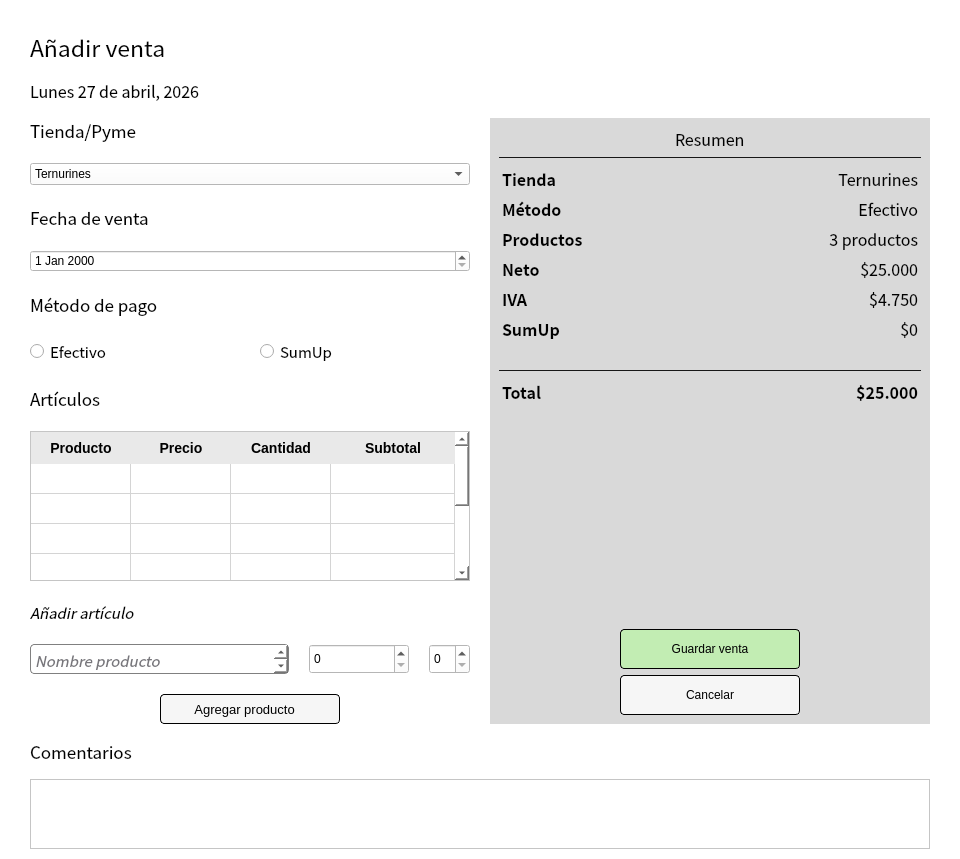
<?xml version="1.0" encoding="UTF-8"?>
<ui version="4.0">
 <class>Form</class>
 <widget class="QWidget" name="Form">
  <property name="geometry">
   <rect>
    <x>0</x>
    <y>0</y>
    <width>960</width>
    <height>829</height>
   </rect>
  </property>
  <property name="sizePolicy">
   <sizepolicy hsizetype="Preferred" vsizetype="Preferred">
    <horstretch>0</horstretch>
    <verstretch>0</verstretch>
   </sizepolicy>
  </property>
  <property name="windowTitle">
   <string>Form</string>
  </property>
  <property name="styleSheet">
   <string notr="true">background-color:white;</string>
  </property>
  <layout class="QVBoxLayout" name="verticalLayout_7">
   <property name="spacing">
    <number>15</number>
   </property>
   <property name="leftMargin">
    <number>30</number>
   </property>
   <property name="topMargin">
    <number>30</number>
   </property>
   <property name="rightMargin">
    <number>30</number>
   </property>
   <property name="bottomMargin">
    <number>10</number>
   </property>
   <item>
    <layout class="QVBoxLayout" name="verticalLayout_3">
     <property name="leftMargin">
      <number>0</number>
     </property>
     <item>
      <widget class="QLabel" name="label_10">
       <property name="maximumSize">
        <size>
         <width>16777215</width>
         <height>50</height>
        </size>
       </property>
       <property name="font">
        <font>
         <family>Noto Sans CJK TC</family>
         <pointsize>17</pointsize>
        </font>
       </property>
       <property name="text">
        <string>Añadir venta</string>
       </property>
      </widget>
     </item>
     <item alignment="Qt::AlignTop">
      <widget class="QLabel" name="label_2">
       <property name="maximumSize">
        <size>
         <width>16777215</width>
         <height>30</height>
        </size>
       </property>
       <property name="font">
        <font>
         <family>Noto Sans CJK TC</family>
         <pointsize>12</pointsize>
        </font>
       </property>
       <property name="text">
        <string>Lunes 27 de abril, 2026</string>
       </property>
      </widget>
     </item>
    </layout>
   </item>
   <item>
    <layout class="QHBoxLayout" name="horizontalLayout_4">
     <property name="spacing">
      <number>20</number>
     </property>
     <item>
      <layout class="QVBoxLayout" name="verticalLayout">
       <item>
        <widget class="QLabel" name="label_19">
         <property name="maximumSize">
          <size>
           <width>16777215</width>
           <height>30</height>
          </size>
         </property>
         <property name="font">
          <font>
           <family>Noto Sans CJK TC</family>
           <pointsize>13</pointsize>
          </font>
         </property>
         <property name="text">
          <string>Tienda/Pyme</string>
         </property>
        </widget>
       </item>
       <item>
        <widget class="QComboBox" name="comboBox">
         <property name="maximumSize">
          <size>
           <width>16777215</width>
           <height>50</height>
          </size>
         </property>
         <item>
          <property name="text">
           <string>Ternurines</string>
          </property>
         </item>
         <item>
          <property name="text">
           <string>Cuarto Ambulante</string>
          </property>
         </item>
         <item>
          <property name="text">
           <string>ClauStickers</string>
          </property>
         </item>
        </widget>
       </item>
       <item>
        <widget class="QLabel" name="label_20">
         <property name="maximumSize">
          <size>
           <width>16777215</width>
           <height>30</height>
          </size>
         </property>
         <property name="font">
          <font>
           <family>Noto Sans CJK TC</family>
           <pointsize>13</pointsize>
          </font>
         </property>
         <property name="text">
          <string>Fecha de venta</string>
         </property>
        </widget>
       </item>
       <item>
        <widget class="QDateEdit" name="dateEdit">
         <property name="maximumSize">
          <size>
           <width>16777215</width>
           <height>50</height>
          </size>
         </property>
        </widget>
       </item>
       <item>
        <widget class="QLabel" name="label_21">
         <property name="maximumSize">
          <size>
           <width>16777215</width>
           <height>30</height>
          </size>
         </property>
         <property name="font">
          <font>
           <family>Noto Sans CJK TC</family>
           <pointsize>13</pointsize>
          </font>
         </property>
         <property name="text">
          <string>Método de pago</string>
         </property>
        </widget>
       </item>
       <item>
        <layout class="QHBoxLayout" name="horizontalLayout">
         <item>
          <widget class="QRadioButton" name="radioButton">
           <property name="maximumSize">
            <size>
             <width>16777215</width>
             <height>50</height>
            </size>
           </property>
           <property name="font">
            <font>
             <family>Noto Sans CJK TC</family>
             <pointsize>11</pointsize>
            </font>
           </property>
           <property name="text">
            <string>Efectivo</string>
           </property>
          </widget>
         </item>
         <item>
          <widget class="QRadioButton" name="radioButton_2">
           <property name="font">
            <font>
             <family>Noto Sans CJK TC</family>
             <pointsize>11</pointsize>
            </font>
           </property>
           <property name="text">
            <string>SumUp</string>
           </property>
          </widget>
         </item>
        </layout>
       </item>
       <item>
        <layout class="QVBoxLayout" name="verticalLayout_2">
         <item>
          <widget class="QLabel" name="label_22">
           <property name="maximumSize">
            <size>
             <width>16777215</width>
             <height>40</height>
            </size>
           </property>
           <property name="font">
            <font>
             <family>Noto Sans CJK TC</family>
             <pointsize>13</pointsize>
            </font>
           </property>
           <property name="text">
            <string>Artículos</string>
           </property>
          </widget>
         </item>
         <item>
          <widget class="QTableWidget" name="tableWidget">
           <property name="minimumSize">
            <size>
             <width>0</width>
             <height>150</height>
            </size>
           </property>
           <property name="font">
            <font>
             <family>Noto Sans CJK TC</family>
             <pointsize>10</pointsize>
            </font>
           </property>
           <property name="styleSheet">
            <string notr="true">QHeaderView::section {
    background-color: #E9E9E9;
    color: black;
    border: none;
    font-weight: bold;
    font-size: 14px;
    padding: 6px;
}
</string>
           </property>
           <attribute name="horizontalHeaderMinimumSectionSize">
            <number>30</number>
           </attribute>
           <attribute name="horizontalHeaderStretchLastSection">
            <bool>true</bool>
           </attribute>
           <attribute name="verticalHeaderVisible">
            <bool>false</bool>
           </attribute>
           <row>
            <property name="text">
             <string>Nueva fila</string>
            </property>
           </row>
           <row>
            <property name="text">
             <string>Nueva fila</string>
            </property>
           </row>
           <row>
            <property name="text">
             <string>Nueva fila</string>
            </property>
           </row>
           <row>
            <property name="text">
             <string>Nueva fila</string>
            </property>
           </row>
           <row>
            <property name="text">
             <string>Nueva fila</string>
            </property>
           </row>
           <row>
            <property name="text">
             <string>Nueva fila</string>
            </property>
           </row>
           <column>
            <property name="text">
             <string>Producto</string>
            </property>
           </column>
           <column>
            <property name="text">
             <string>Precio</string>
            </property>
           </column>
           <column>
            <property name="text">
             <string>Cantidad</string>
            </property>
           </column>
           <column>
            <property name="text">
             <string>Subtotal</string>
            </property>
           </column>
          </widget>
         </item>
         <item>
          <widget class="QLabel" name="label_23">
           <property name="font">
            <font>
             <family>Noto Sans CJK TC</family>
             <pointsize>11</pointsize>
             <italic>true</italic>
            </font>
           </property>
           <property name="text">
            <string>Añadir artículo</string>
           </property>
          </widget>
         </item>
         <item>
          <layout class="QHBoxLayout" name="horizontalLayout_2">
           <item>
            <widget class="QTextEdit" name="textEdit">
             <property name="maximumSize">
              <size>
               <width>16777215</width>
               <height>30</height>
              </size>
             </property>
             <property name="font">
              <font>
               <family>Noto Sans CJK HK</family>
               <pointsize>11</pointsize>
              </font>
             </property>
             <property name="styleSheet">
              <string notr="true">border: 1px solid gray;
border-radius: 4px;</string>
             </property>
             <property name="html">
              <string>&lt;!DOCTYPE HTML PUBLIC &quot;-//W3C//DTD HTML 4.0//EN&quot; &quot;http://www.w3.org/TR/REC-html40/strict.dtd&quot;&gt;
&lt;html&gt;&lt;head&gt;&lt;meta name=&quot;qrichtext&quot; content=&quot;1&quot; /&gt;&lt;style type=&quot;text/css&quot;&gt;
p, li { white-space: pre-wrap; }
&lt;/style&gt;&lt;/head&gt;&lt;body style=&quot; font-family:'Noto Sans CJK HK'; font-size:11pt; font-weight:400; font-style:normal;&quot;&gt;
&lt;p style=&quot; margin-top:0px; margin-bottom:0px; margin-left:0px; margin-right:0px; -qt-block-indent:0; text-indent:0px;&quot;&gt;&lt;span style=&quot; font-family:'Ubuntu'; font-style:italic; color:#77767b;&quot;&gt;Nombre producto&lt;/span&gt;&lt;/p&gt;&lt;/body&gt;&lt;/html&gt;</string>
             </property>
            </widget>
           </item>
           <item>
            <widget class="QSpinBox" name="cantidad">
             <property name="minimumSize">
              <size>
               <width>100</width>
               <height>0</height>
              </size>
             </property>
             <property name="maximumSize">
              <size>
               <width>16777215</width>
               <height>30</height>
              </size>
             </property>
            </widget>
           </item>
           <item>
            <widget class="QSpinBox" name="Valor">
             <property name="maximumSize">
              <size>
               <width>16777215</width>
               <height>30</height>
              </size>
             </property>
            </widget>
           </item>
          </layout>
         </item>
        </layout>
       </item>
       <item alignment="Qt::AlignHCenter">
        <widget class="QPushButton" name="pushButton">
         <property name="minimumSize">
          <size>
           <width>180</width>
           <height>30</height>
          </size>
         </property>
         <property name="maximumSize">
          <size>
           <width>250</width>
           <height>40</height>
          </size>
         </property>
         <property name="font">
          <font>
           <pointsize>10</pointsize>
          </font>
         </property>
         <property name="styleSheet">
          <string notr="true">background-color: #F6F6F6;
    border: 1px solid black;
    border-radius: 4px;</string>
         </property>
         <property name="text">
          <string>Agregar producto   </string>
         </property>
         <property name="icon">
          <iconset resource="../../../assets/icons/icons.qrc">
           <normaloff>:/icons/add_circle_16dp_1F1F1F_FILL0_wght400_GRAD0_opsz20.svg</normaloff>:/icons/add_circle_16dp_1F1F1F_FILL0_wght400_GRAD0_opsz20.svg</iconset>
         </property>
        </widget>
       </item>
      </layout>
     </item>
     <item>
      <widget class="QFrame" name="frame">
       <property name="styleSheet">
        <string notr="true">background-color: #D9D9D9;
border:transparent;</string>
       </property>
       <property name="frameShape">
        <enum>QFrame::StyledPanel</enum>
       </property>
       <property name="frameShadow">
        <enum>QFrame::Raised</enum>
       </property>
       <layout class="QVBoxLayout" name="verticalLayout_5">
        <item>
         <layout class="QVBoxLayout" name="verticalLayout_4">
          <item alignment="Qt::AlignHCenter">
           <widget class="QLabel" name="label">
            <property name="maximumSize">
             <size>
              <width>16777215</width>
              <height>16777215</height>
             </size>
            </property>
            <property name="font">
             <font>
              <family>Noto Sans CJK TC</family>
              <pointsize>12</pointsize>
             </font>
            </property>
            <property name="text">
             <string>Resumen</string>
            </property>
           </widget>
          </item>
          <item>
           <widget class="Line" name="line_2">
            <property name="styleSheet">
             <string notr="true">min-height: 1px;
max-height: 1px;
background-color: #171717;
border: none;</string>
            </property>
            <property name="orientation">
             <enum>Qt::Horizontal</enum>
            </property>
           </widget>
          </item>
          <item>
           <widget class="QTableWidget" name="tableWidget_2">
            <property name="maximumSize">
             <size>
              <width>16777215</width>
              <height>200</height>
             </size>
            </property>
            <property name="font">
             <font>
              <family>Noto Sans CJK TC</family>
              <pointsize>12</pointsize>
             </font>
            </property>
            <property name="styleSheet">
             <string notr="true">border:Transparent;</string>
            </property>
            <property name="showGrid">
             <bool>false</bool>
            </property>
            <attribute name="horizontalHeaderVisible">
             <bool>false</bool>
            </attribute>
            <attribute name="horizontalHeaderStretchLastSection">
             <bool>true</bool>
            </attribute>
            <attribute name="verticalHeaderVisible">
             <bool>false</bool>
            </attribute>
            <row>
             <property name="text">
              <string>Nueva fila</string>
             </property>
            </row>
            <row>
             <property name="text">
              <string>Nueva fila</string>
             </property>
            </row>
            <row>
             <property name="text">
              <string>Nueva fila</string>
             </property>
            </row>
            <row>
             <property name="text">
              <string>Nueva fila</string>
             </property>
            </row>
            <row>
             <property name="text">
              <string>Nueva fila</string>
             </property>
            </row>
            <row>
             <property name="text">
              <string>Nueva fila</string>
             </property>
            </row>
            <column>
             <property name="text">
              <string>Nueva columna</string>
             </property>
            </column>
            <column>
             <property name="text">
              <string>Nueva columna</string>
             </property>
            </column>
            <item row="0" column="0">
             <property name="text">
              <string>Tienda</string>
             </property>
             <property name="font">
              <font>
               <weight>75</weight>
               <bold>true</bold>
              </font>
             </property>
            </item>
            <item row="0" column="1">
             <property name="text">
              <string>Ternurines</string>
             </property>
             <property name="font">
              <font>
               <family>Noto Sans CJK TC</family>
              </font>
             </property>
             <property name="textAlignment">
              <set>AlignTrailing|AlignVCenter</set>
             </property>
            </item>
            <item row="1" column="0">
             <property name="text">
              <string>Método</string>
             </property>
             <property name="font">
              <font>
               <weight>75</weight>
               <bold>true</bold>
              </font>
             </property>
            </item>
            <item row="1" column="1">
             <property name="text">
              <string>Efectivo</string>
             </property>
             <property name="font">
              <font>
               <family>Noto Sans CJK TC</family>
              </font>
             </property>
             <property name="textAlignment">
              <set>AlignTrailing|AlignVCenter</set>
             </property>
            </item>
            <item row="2" column="0">
             <property name="text">
              <string>Productos</string>
             </property>
             <property name="font">
              <font>
               <weight>75</weight>
               <bold>true</bold>
              </font>
             </property>
            </item>
            <item row="2" column="1">
             <property name="text">
              <string>3 productos</string>
             </property>
             <property name="font">
              <font>
               <family>Noto Sans CJK TC</family>
              </font>
             </property>
             <property name="textAlignment">
              <set>AlignTrailing|AlignVCenter</set>
             </property>
            </item>
            <item row="3" column="0">
             <property name="text">
              <string>Neto</string>
             </property>
             <property name="font">
              <font>
               <weight>75</weight>
               <bold>true</bold>
              </font>
             </property>
            </item>
            <item row="3" column="1">
             <property name="text">
              <string>$25.000</string>
             </property>
             <property name="font">
              <font>
               <family>Noto Sans CJK TC</family>
              </font>
             </property>
             <property name="textAlignment">
              <set>AlignTrailing|AlignVCenter</set>
             </property>
            </item>
            <item row="4" column="0">
             <property name="text">
              <string>IVA</string>
             </property>
             <property name="font">
              <font>
               <weight>75</weight>
               <bold>true</bold>
              </font>
             </property>
            </item>
            <item row="4" column="1">
             <property name="text">
              <string>$4.750</string>
             </property>
             <property name="font">
              <font>
               <family>Noto Sans CJK TC</family>
              </font>
             </property>
             <property name="textAlignment">
              <set>AlignTrailing|AlignVCenter</set>
             </property>
            </item>
            <item row="5" column="0">
             <property name="text">
              <string>SumUp</string>
             </property>
             <property name="font">
              <font>
               <weight>75</weight>
               <bold>true</bold>
              </font>
             </property>
            </item>
            <item row="5" column="1">
             <property name="text">
              <string>$0</string>
             </property>
             <property name="font">
              <font>
               <family>Noto Sans CJK TC</family>
              </font>
             </property>
             <property name="textAlignment">
              <set>AlignTrailing|AlignVCenter</set>
             </property>
            </item>
           </widget>
          </item>
          <item>
           <widget class="Line" name="line_3">
            <property name="styleSheet">
             <string notr="true">min-height: 1px;
max-height: 1px;
background-color: #171717;
border: none;</string>
            </property>
            <property name="orientation">
             <enum>Qt::Horizontal</enum>
            </property>
           </widget>
          </item>
          <item>
           <widget class="QTableWidget" name="tableWidget_3">
            <property name="font">
             <font>
              <family>Noto Sans CJK TC</family>
              <pointsize>12</pointsize>
             </font>
            </property>
            <property name="styleSheet">
             <string notr="true">border:Transparent;</string>
            </property>
            <property name="showGrid">
             <bool>false</bool>
            </property>
            <attribute name="horizontalHeaderVisible">
             <bool>false</bool>
            </attribute>
            <attribute name="horizontalHeaderStretchLastSection">
             <bool>true</bool>
            </attribute>
            <attribute name="verticalHeaderVisible">
             <bool>false</bool>
            </attribute>
            <row>
             <property name="text">
              <string>Nueva fila</string>
             </property>
            </row>
            <column>
             <property name="text">
              <string>Nueva columna</string>
             </property>
            </column>
            <column>
             <property name="text">
              <string>Nueva columna</string>
             </property>
            </column>
            <item row="0" column="0">
             <property name="text">
              <string>Total</string>
             </property>
             <property name="font">
              <font>
               <family>Noto Sans CJK TC</family>
               <weight>75</weight>
               <bold>true</bold>
              </font>
             </property>
            </item>
            <item row="0" column="1">
             <property name="text">
              <string>$25.000</string>
             </property>
             <property name="font">
              <font>
               <family>Noto Sans CJK TC</family>
               <weight>75</weight>
               <bold>true</bold>
              </font>
             </property>
             <property name="textAlignment">
              <set>AlignTrailing|AlignVCenter</set>
             </property>
            </item>
           </widget>
          </item>
          <item alignment="Qt::AlignHCenter">
           <widget class="QPushButton" name="pushButton_5">
            <property name="minimumSize">
             <size>
              <width>180</width>
              <height>40</height>
             </size>
            </property>
            <property name="maximumSize">
             <size>
              <width>250</width>
              <height>16777215</height>
             </size>
            </property>
            <property name="styleSheet">
             <string notr="true">background-color: #C2EDB3;
    border: 1px solid black;
    border-radius: 4px;</string>
            </property>
            <property name="text">
             <string>Guardar venta</string>
            </property>
           </widget>
          </item>
          <item alignment="Qt::AlignHCenter">
           <widget class="QPushButton" name="pushButton_6">
            <property name="minimumSize">
             <size>
              <width>180</width>
              <height>40</height>
             </size>
            </property>
            <property name="maximumSize">
             <size>
              <width>250</width>
              <height>16777215</height>
             </size>
            </property>
            <property name="styleSheet">
             <string notr="true">background-color: #F6F6F6;
    border: 1px solid black;
    border-radius: 4px;</string>
            </property>
            <property name="text">
             <string>Cancelar</string>
            </property>
           </widget>
          </item>
         </layout>
        </item>
       </layout>
      </widget>
     </item>
    </layout>
   </item>
   <item>
    <layout class="QVBoxLayout" name="verticalLayout_6">
     <item>
      <widget class="QLabel" name="label_24">
       <property name="font">
        <font>
         <family>Noto Sans CJK TC</family>
         <pointsize>13</pointsize>
        </font>
       </property>
       <property name="text">
        <string>Comentarios</string>
       </property>
      </widget>
     </item>
     <item>
      <widget class="QTextEdit" name="textEdit_3"/>
     </item>
    </layout>
   </item>
  </layout>
 </widget>
 <resources>
  <include location="../../../assets/icons/icons.qrc"/>
 </resources>
 <connections/>
</ui>
